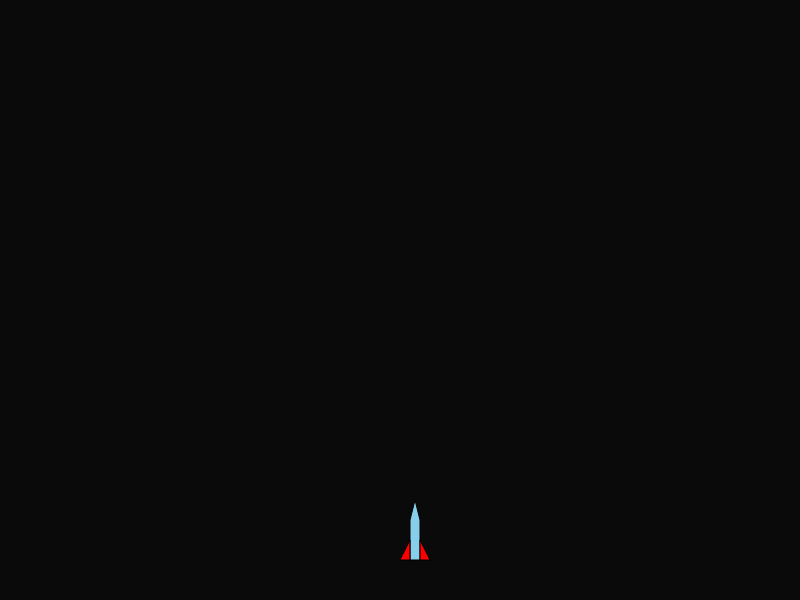
Frame 1 (no input)
Frame 60 (no input): identical to frame 1, image omitted
Frame 120 (the mouse pressed at the canvas centre since frame 60): identical to frame 1, image omitted

The p5.js sketch that drew this single still picture (run headless with seeded random() and noise() and a simulated clock; from frame 60 on, the mouse is pressed at the canvas centre):

// p5.js sketch
// ── sketch.js
// Change the rocket object to use vectors instead of the x, y and thrust values. 

// Add sounds to the rocket - watch the game project sound video later in the topic first.

// Add a fire method to the rocket object which will shoot a bullet out of the top of the rocket (tricky).

var rocket; 
var baseLine;

function setup()
{
     createCanvas(800, 600);
    
    baseLine = height - 100

     rocket =    {
        x: width/2,
        y: baseLine, 
        thrust: false, 
        moveLeft: false,
        moveRight: false
    };
    
}
function draw()
{
    //move the rocket
    if (rocket.thrust && rocket.y > 0)
	{
		rocket.y -= 3;
	}
	else if (rocket.y < baseLine)
	{
		rocket.y += 4;
	}

	if (rocket.moveLeft && rocket.x > 0 && rocket.y != baseLine)
	{
		rocket.x -= 3;
	}

	if (rocket.moveRight && rocket.x < width && rocket.y != baseLine)
	{
		rocket.x += 3;
	}
    
    background(10);
  //draw the rocket
    fill(135,206,235)
beginShape();
	vertex(rocket.x + 10, rocket.y + 60);
	vertex(rocket.x + 10, rocket.y + 20);
	vertex(rocket.x + 15, rocket.y);
	vertex(rocket.x + 20, rocket.y + 20);
	vertex(rocket.x + 20, rocket.y + 60);
	endShape(CLOSE);

	fill(255, 0, 0);
	beginShape();
	vertex(rocket.x, rocket.y + 60);
	vertex(rocket.x + 10, rocket.y + 40);
	vertex(rocket.x + 10, rocket.y + 60);
	endShape(CLOSE);

	beginShape();
	vertex(rocket.x + 30, rocket.y + 60);
	vertex(rocket.x + 20, rocket.y + 40);
	vertex(rocket.x + 20, rocket.y + 60);
	endShape(CLOSE);

	if (rocket.thrust)
	{
		fill(255, 150, 0);
		beginShape();
		vertex(rocket.x + 10, rocket.y + 60);
		vertex(rocket.x + 13, rocket.y + 80);
		vertex(rocket.x + 15, rocket.y + 70);
		vertex(rocket.x + 18, rocket.y + 80);
		vertex(rocket.x + 20, rocket.y + 60);
		endShape(CLOSE);
	}
}

function keyPressed()
{
	if (key == "W")
	{
		rocket.thrust = true;
	}

	if (key == "A")
	{
		rocket.moveLeft = true;
	}

	if (key == "D")
	{
		rocket.moveRight = true;
	}
}

function keyReleased()
{
    if(key == "W")
    {
	   rocket.thrust = false;
    }
    
    if(key == "A")
    {
	   rocket.moveLeft = false;
    }
    
    if(key == "D")
    {
	   rocket.moveRight = false;
    }

}
